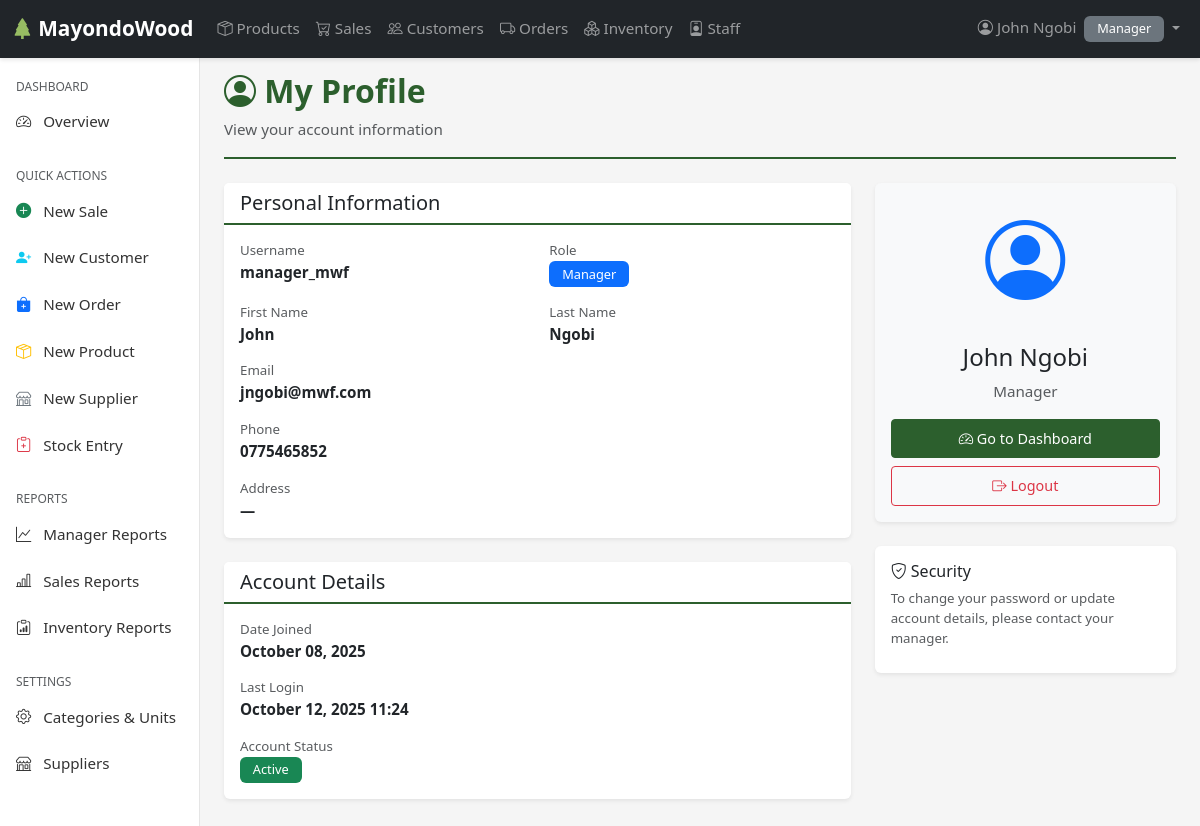
The page /users/profile/ (signed in) on the database its author committed.
### users/models.py (models this page shows, shortened)
class Employee(AbstractUser):
    ROLES = [
        ('SALES', 'Sales'),
        ('INVENTORY', 'Inventory'),
        ('MANAGER', 'Manager'),
    ]
    role = models.CharField(max_length=20, choices=ROLES)
    phone = models.CharField(max_length=15, blank=True, null=True)
    address = models.TextField(blank=True, null=True)
    is_active = models.BooleanField(default=True)
    created_at = models.DateTimeField(auto_now_add=True)
    updated_at = models.DateTimeField(auto_now=True)
    class Meta:
        ordering = ['-date_joined']
        verbose_name = 'Employee'
        verbose_name_plural = 'Employees'

### users/views.py (the view)
# urls.py: path('profile/', views.profile_view, name='profile'),
@login_required
def profile_view(request):
    return render(request, 'users/profile.html', {
        'user': request.user,
        'title': 'My Profile'
    })

### users/templates/users/profile.html (shortened to what this page needs)
{% extends 'base.html' %}
{% load static %}
{% block content %}
<div class="page-header mb-4">
    <h1><i class="bi bi-person-circle"></i> My Profile</h1>
    <p class="text-muted mb-0">View your account information</p>
</div>
<div class="row">
    <div class="col-lg-8">
        <div class="card mb-4">
            <div class="card-header">
                <h5 class="mb-0">Personal Information</h5>
            </div>
            <div class="card-body">
                <div class="row mb-3">
                    <div class="col-md-6">
                        <small class="text-muted d-block">Username</small>
                        <strong>{{ user.username }}</strong>
                    </div>
                    <div class="col-md-6">
                        <small class="text-muted d-block">Role</small>
                        <span class="badge bg-primary">{{ user.get_role_display }}</span>
                    </div>
                </div>
                <div class="row mb-3">
                    <div class="col-md-6">
                        <small class="text-muted d-block">First Name</small>
                        <strong>{{ user.first_name|default:"—" }}</strong>
                    </div>
                    <div class="col-md-6">
                        <small class="text-muted d-block">Last Name</small>
                        <strong>{{ user.last_name|default:"—" }}</strong>
                    </div>
                </div>
                <div class="mb-3">
                    <small class="text-muted d-block">Email</small>
                    <strong>{{ user.email|default:"—" }}</strong>
                </div>
                <div class="mb-3">
                    <small class="text-muted d-block">Phone</small>
                    <strong>{{ user.phone|default:"—" }}</strong>
                </div>
                <div class="mb-0">
                    <small class="text-muted d-block">Address</small>
                    <strong>{{ user.address|default:"—" }}</strong>
                </div>
            </div>
        </div>
        <div class="card">
            <div class="card-header">
                <h5 class="mb-0">Account Details</h5>
            </div>
            <div class="card-body">
                <div class="mb-3">
                    <small class="text-muted d-block">Date Joined</small>
                    <strong>{{ user.date_joined|date:"F d, Y" }}</strong>
                </div>
                <div class="mb-3">
                    <small class="text-muted d-block">Last Login</small>
                    <strong>
                        {% if user.last_login %}
                            {{ user.last_login|date:"F d, Y H:i" }}
                        {% else %}
                            Never
                        {% endif %}
                    </strong>
                </div>
                <div class="mb-0">
                    <small class="text-muted d-block">Account Status</small>
                    {% if user.is_active %}
                        <span class="badge bg-success">Active</span>
                    {% else %}
                        <span class="badge bg-danger">Inactive</span>
                    {% endif %}
                </div>
            </div>
        </div>
    </div>
    <div class="col-lg-4">
        <div class="card bg-light">
            <div class="card-body text-center">
                <div class="mb-4">
                    <i class="bi bi-person-circle text-primary" style="font-size: 5rem;"></i>
                </div>
                <h4>{{ user.get_full_name|default:user.username }}</h4>
                <p class="text-muted mb-3">{{ user.get_role_display }}</p>
                <div class="d-grid gap-2">
                    <a href="{% url 'users:dashboard' %}" class="btn btn-primary">
                        <i class="bi bi-speedometer2"></i> Go to Dashboard
                    </a>
                    <a href="{% url 'users:logout' %}" class="btn btn-outline-danger">
                        <i class="bi bi-box-arrow-right"></i> Logout
                    </a>
                </div>
            </div>
        </div>
        <div class="card mt-3">
            <div class="card-body">
                <h6 class="card-title"><i class="bi bi-shield-check"></i> Security</h6>
                <p class="small text-muted mb-2">
                    To change your password or update account details, please contact your manager.
                </p>
            </div>
        </div>
    </div>
</div>
{% endblock %}

### templates/includes/navbar.html (shortened to what this page needs)
{% load static %}
<nav class="navbar navbar-expand-lg navbar-dark bg-dark fixed-top">
    <div class="container-fluid">
        <a class="navbar-brand" href="{% url 'users:dashboard' %}">
            <i class="bi bi-tree-fill"></i> MayondoWood
        </a>
        <div class="collapse navbar-collapse" id="navbarNav">
            <ul class="navbar-nav me-auto">
                <li class="nav-item">
                    <a class="nav-link {% if request.resolver_match.url_name == 'product_list' %}active{% endif %}"
                       href="{% url 'products:product_list' %}">
                        <i class="bi bi-box-seam"></i> Products
                    </a>
                </li>
                {% if user.role in 'MANAGER,SALES' %}
                <li class="nav-item">
                    <a class="nav-link {% if 'sales' in request.path %}active{% endif %}"
                       href="{% url 'sales:sale_list' %}">
                        <i class="bi bi-cart-check"></i> Sales
                    </a>
                </li>
                <li class="nav-item">
                    <a class="nav-link {% if 'customer' in request.path %}active{% endif %}"
                       href="{% url 'sales:customer_list' %}">
                        <i class="bi bi-people"></i> Customers
                    </a>
                </li>
                {% endif %}
                {% if user.role in 'MANAGER,INVENTORY' %}
                <li class="nav-item">
                    <a class="nav-link {% if 'orders' in request.path %}active{% endif %}"
                       href="{% url 'orders:order_list' %}">
                        <i class="bi bi-truck"></i> Orders
                    </a>
                </li>
                <li class="nav-item">
                    <a class="nav-link {% if 'inventory' in request.path %}active{% endif %}"
                       href="{% url 'inventory:stock_list' %}">
                        <i class="bi bi-boxes"></i> Inventory
                    </a>
                </li>
                {% endif %}
                {% if user.role == 'MANAGER' %}
                <li class="nav-item">
                    <a class="nav-link {% if 'staff' in request.path %}active{% endif %}"
                       href="{% url 'users:staff_list' %}">
                        <i class="bi bi-person-badge"></i> Staff
                    </a>
                </li>
                {% endif %}
            </ul>
            <ul class="navbar-nav">
                <li class="nav-item dropdown">
                    <a class="nav-link dropdown-toggle" href="#" id="userDropdown" role="button"
                       data-bs-toggle="dropdown" aria-expanded="false">
                        <i class="bi bi-person-circle"></i> {{ user.get_full_name|default:user.username }}
                        <span class="badge bg-secondary ms-1">{{ user.get_role_display }}</span>
                    </a>
                </li>
            </ul>
        </div>
    </div>
</nav>

### static/css/styles.css (style rules this page uses)
:root { --primary-color: #2c5f2d; --secondary-color: #97bc62; --dark-color: #1a1a1a; --light-color: #f8f9fa; --danger-color: #dc3545; --warning-color: #ffc107; --success-color: #28a745; --info-color: #17a2b8; }
body { font-family: 'Segoe UI', Tahoma, Geneva, Verdana, sans-serif; font-size: 0.95rem; background-color: #f5f5f5; }
.navbar { box-shadow: 0 2px 4px rgba(0,0,0,.1); }
.navbar-brand { font-weight: 600; font-size: 1.3rem; }
.navbar-brand i { color: var(--secondary-color); }
.card { box-shadow: 0 0.125rem 0.25rem rgba(0, 0, 0, 0.075); border: none; margin-bottom: 1.5rem; transition: transform 0.2s ease; }
.card-header { background-color: white; border-bottom: 2px solid var(--primary-color); font-weight: 600; }
.badge { padding: 0.4rem 0.8rem; font-weight: 500; font-size: 0.8rem; }
.btn { font-size: 0.9rem; padding: 0.5rem 1.2rem; border-radius: 0.25rem; transition: all 0.3s ease; }
.btn-primary { background-color: var(--primary-color); border-color: var(--primary-color); }
.page-header { padding-bottom: 1rem; margin-bottom: 1.5rem; margin-top: 3rem; border-bottom: 2px solid var(--primary-color); }
.page-header h1 { color: var(--primary-color); font-weight: 700; font-size: 2rem; }

### rows shown on the page
Employee: get_full_name "John Ngobi", role "Manager", username "manager_mwf", first_name "John", last_name "Ngobi", email "jngobi@mwf.com", phone "0775465852", address "—", date_joined "October 08, 2025", last_login "October 12, 2025 11:24"
